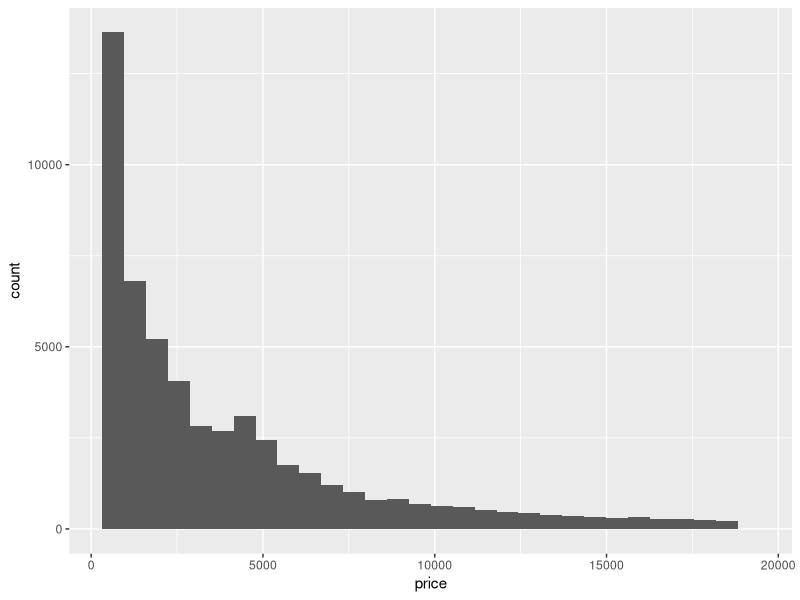
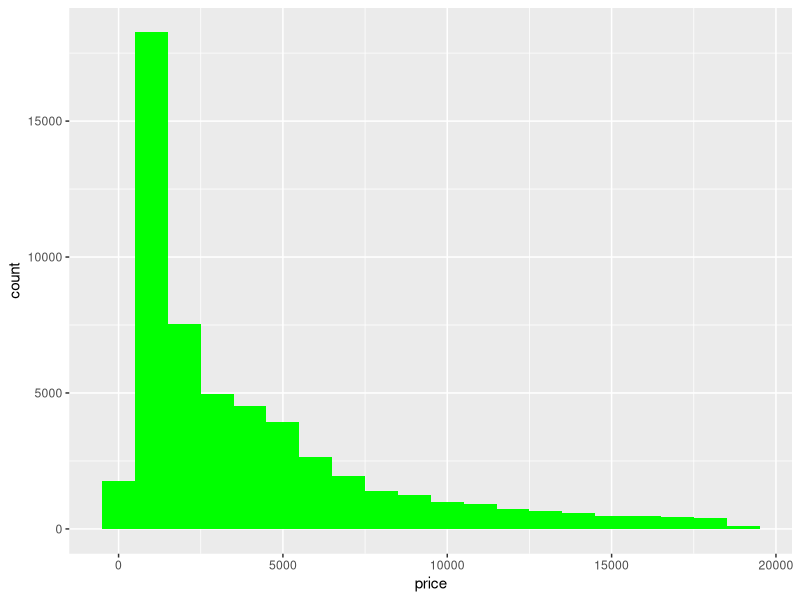
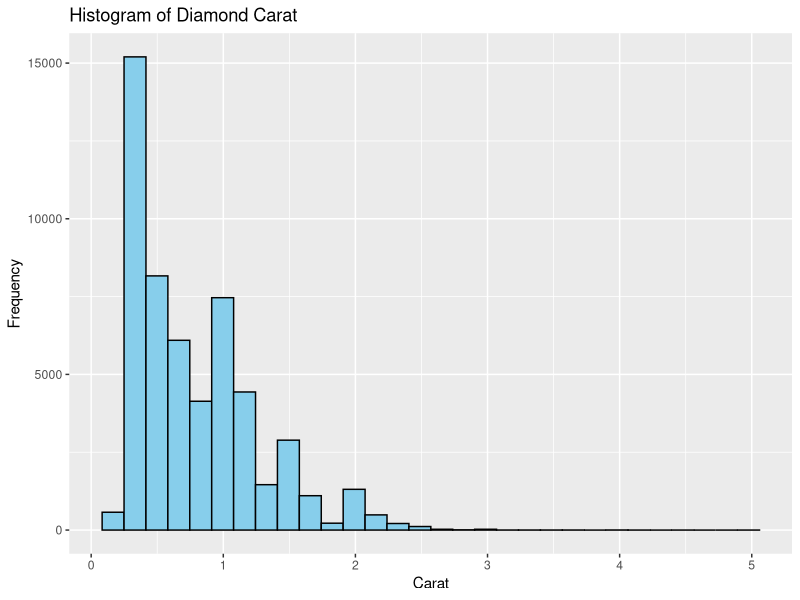
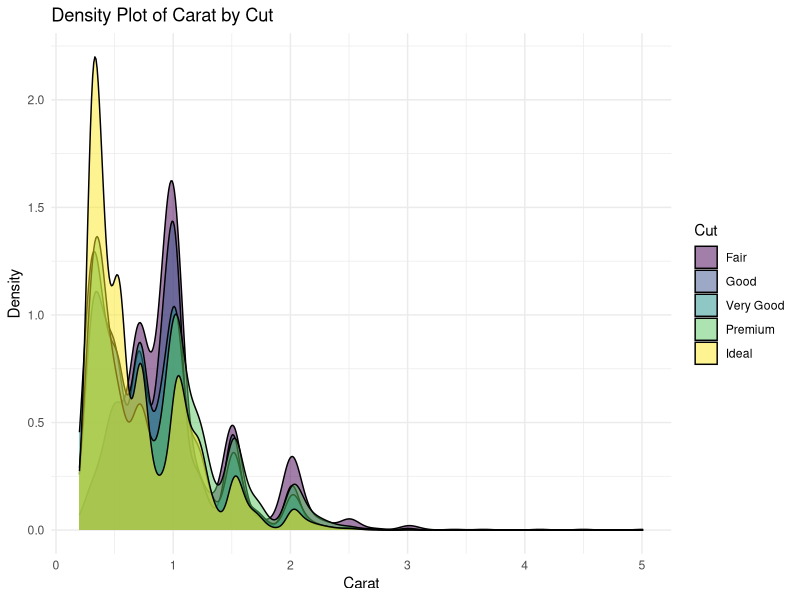
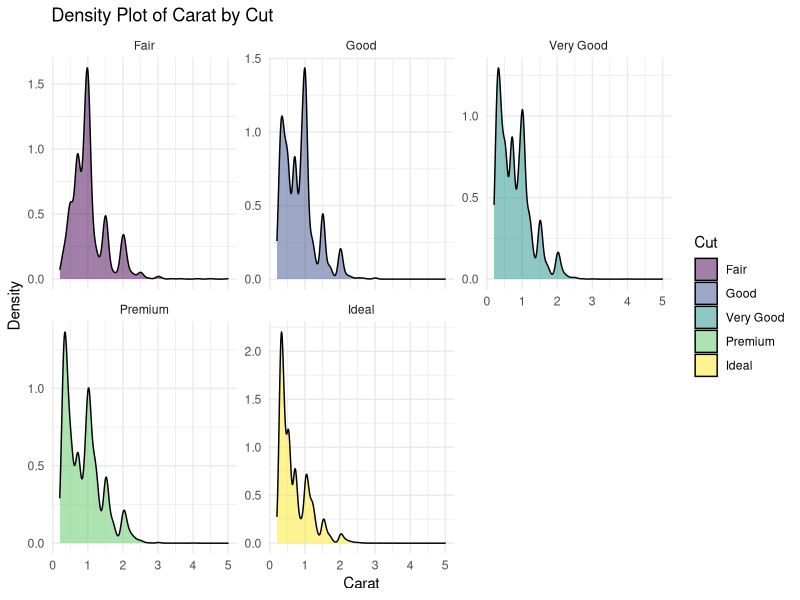
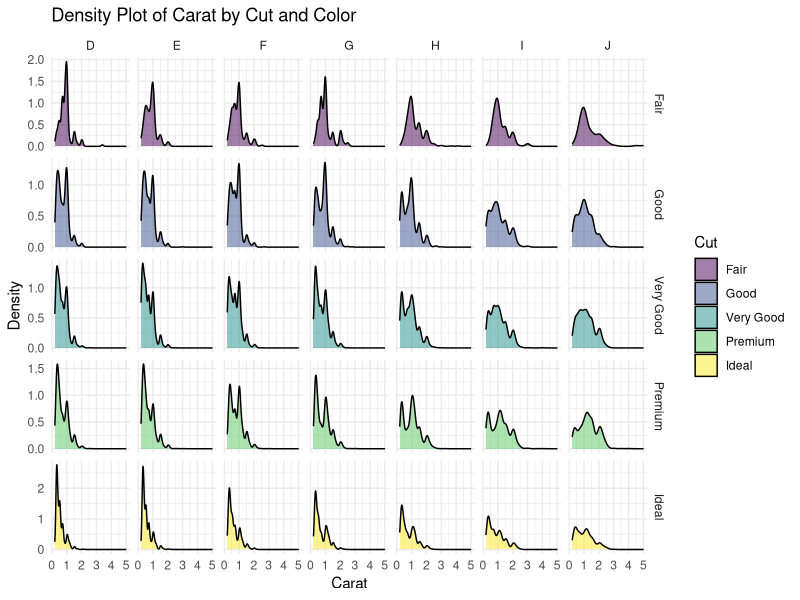
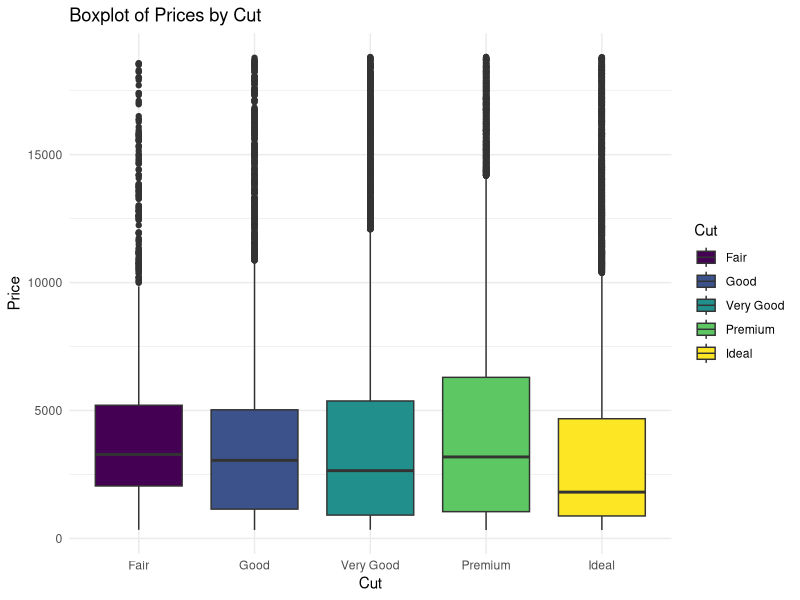
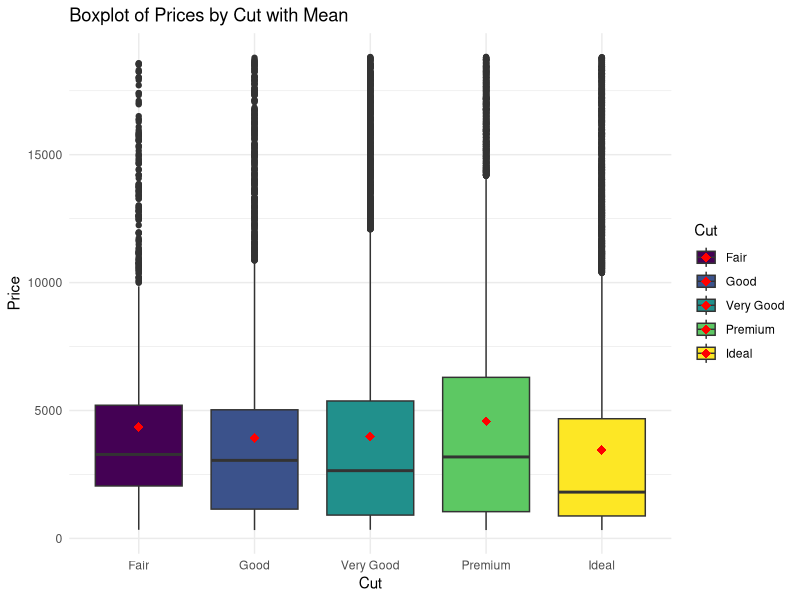

These figures' R source, in order:
## ---- chunk 1

library(ggplot2)
library(dplyr)

ggplot(diamonds, aes(price)) +
  geom_histogram()

## ---- chunk 2
ggplot(diamonds, aes(price)) +
  geom_histogram(binwidth = 1000,fill = "green")

## ---- chunk 3

# Karat değerlerinin histogramı
ggplot(diamonds, aes(x = carat)) +
  geom_histogram(bins = 30, fill = "skyblue", color = "black") +
  labs(title = "Histogram of Diamond Carat",
       x = "Carat",
       y = "Frequency")

## ---- chunk 4

# Kesim sınıflarına göre karat yoğunluk fonksiyonları ile grafik oluştur
ggplot(diamonds, aes(x = carat, fill = cut)) +
  geom_density(alpha = 0.5, color = "black") +
  labs(title = "Density Plot of Carat by Cut",
       x = "Carat",
       y = "Density",
       fill = "Cut") +
  theme_minimal()


## ---- chunk 5

# Kesim sınıflarına göre karat değerlerini gösteren grafik oluştur
ggplot(diamonds, aes(x = carat, fill = cut)) +
  geom_density(alpha = 0.5, color = "black") +
  labs(title = "Density Plot of Carat by Cut",
       x = "Carat",
       y = "Density",
       fill = "Cut") +
  facet_wrap(~cut, scales = "free_y") +
  theme_minimal()

## ---- chunk 6

# Kesim sınıflarına ve renklere göre karat değerlerini gösteren grafik oluştur
ggplot(diamonds, aes(x = carat, fill = cut)) +
  geom_density(alpha = 0.5, color = "black") +
  labs(title = "Density Plot of Carat by Cut and Color",
       x = "Carat",
       y = "Density",
       fill = "Cut") +
  facet_grid(cut ~ color, scales = "free_y") +
  theme_minimal()


## ---- chunk 7

# Kesim sınıflarına göre fiyatları gösteren boxplot oluştur
ggplot(diamonds, aes(x = cut, y = price, fill = cut)) +
  geom_boxplot() +
  labs(title = "Boxplot of Prices by Cut",
       x = "Cut",
       y = "Price",
       fill = "Cut") +
  theme_minimal()


## ---- chunk 8

# Kesim sınıflarına göre fiyatları gösteren boxplot oluştur
ggplot(diamonds, aes(x = cut, y = price, fill = cut)) +
  geom_boxplot() +
  stat_summary(
    fun = mean,
    geom = "point",
    shape = 18,
    size = 3,
    color = "red",
    position = position_dodge(0.75)
  ) +
  labs(title = "Boxplot of Prices by Cut with Mean",
       x = "Cut",
       y = "Price",
       fill = "Cut") +
  theme_minimal()
## ---- chunk 9

# Kesim sınıflarına göre fiyatların violin grafiği
ggplot(diamonds, aes(x = cut, y = price, fill = cut)) +
  geom_violin() +
  labs(title = "Violin Plot of Prices by Cut",
       x = "Cut",
       y = "Price",
       fill = "Cut") +
  theme_minimal()

## ---- chunk 10

# Saçılım grafiği oluşturma
ggplot(mtcars, aes(x = wt, y = mpg)) +
  geom_point() +
  labs(title = "Saçılım Grafiği",
       x = "Ağırlık (wt)",
       y = "Miles Per Gallon (mpg)")


## ---- chunk 11

# Saçılım grafiği oluşturma ve özellikleri belirleme
ggplot(mtcars, aes(x = wt, y = mpg, color = factor(cyl), size = hp)) +
  geom_point(shape = 16, alpha = 0.7) +  # Nokta şekli ve saydamlık
  labs(title = "Saçılım Grafiği",
       x = "Ağırlık (wt)",
       y = "Miles Per Gallon (mpg)",
       color = "Silindir Sayısı",
       size = "Güç (hp)") +
  theme_minimal() +  # Tema seçimi
  scale_color_manual(values = c("red", "green", "blue"))  # Renk paleti


## ---- chunk 12

# Saçılım grafiği oluşturma ve düzeltme çizgisi ekleme
ggplot(mtcars, aes(x = wt, y = mpg)) +
  geom_point() +
  geom_smooth(method = "lm", se = FALSE, color = "blue") +
  labs(title = "Saçılım Grafiği with Düzeltme Çizgisi",
       x = "Ağırlık (wt)",
       y = "Miles Per Gallon (mpg)")


## ---- chunk 13

# Saçılım grafiği oluşturma ve düzeltme çizgisi ile güven aralığı ekleme
ggplot(mtcars, aes(x = wt, y = mpg)) +
  geom_point() +
  geom_smooth(method = "loess", se = TRUE, color = "blue") +
  labs(title = "Saçılım Grafiği-LOESS Düzeltme Çizgisi ve Güven Aralığı",
       x = "Ağırlık (wt)",
       y = "Miles Per Gallon (mpg)")


## ---- chunk 14

glimpse(diamonds)
summary(diamonds)

## ---- chunk 15

# sıklık durumunu görselleştirme
ggplot(diamonds, aes(cut)) +
  geom_bar()

## ---- chunk 16

ggplot(diamonds, aes(cut, fill = color)) +
  geom_bar(position = position_dodge()) + 
  xlab("Pirlanta kaliteleri") + 
  ylab("Gozlenme Sikliklari")

## ---- chunk 17

ggplot(diamonds, aes(x=cut, y=carat,fill = color)) +
  geom_bar(stat = "identity") 

## ---- chunk 18

ggplot(diamonds, aes(x=cut, y=carat,fill = color)) +
  # fill ile oransal olarak gösterim yapılır
  geom_bar(stat = "identity",position = "fill") 

## ---- chunk 19

# verileri inceleyelim
economics
summary(economics)
## ---- chunk 20

p <- economics %>% 
  ggplot(aes(x=date,y=pce)) +
  geom_line(color="blue") +
  theme_minimal() +
  labs(x = "",
       y = "Personal Consumption Expenditures",
       title = "Personal Consumption Expenditures Time Series",
       caption = "Economics Data",
       subtitle = "Economics Data (1967-2015)")
p


## ---- chunk 21

# zaman eksenini ve legend ayarlama
p + 
  scale_x_date(date_breaks = "1 year", date_labels = "%Y") +
  theme(axis.text.x = element_text(angle = 45), legend.position = "top")

## ---- chunk 22

p + 
  scale_x_date(date_breaks = "2 year", date_labels = "%Y",expand = c(0,0)) +
  theme(axis.text.x = element_text(angle = 45), legend.position = "top")

## ---- chunk 23

# çizgi türü değiştirilebilir
economics %>% 
  ggplot(aes(x=date,y=pce)) +
  geom_line(linetype = "dashed", size = 1, colour = "blue")


## ---- chunk 24

# zaman grafiğine noktalar ekleme
economics %>% 
  filter(lubridate::year(date) >= 2010) %>% 
  ggplot(aes(x=date,y=pce)) +
  geom_line()+
  geom_point(size = 3, shape= 7, colour = "red")

## ---- chunk 25

# gölgeli zaman grafiği
economics %>% 
  ggplot(aes(x=date,y=pce)) +
  geom_area(color="blue",fill="red",alpha=0.6) +
  # y ekseni aralıklarını ayarlama
  scale_y_continuous(breaks = seq(0, max(economics$pce), by = 1000))

## ---- chunk 26

# verinin yapısını inceleyelim
glimpse(economics_long)

# ilk 10 gözleme bakalım
head(economics_long,10)

# çoklu zaman serisi grafiği oluşturalım
economics_long %>% 
  ggplot(aes(x=date,y=value))+
  geom_line() +
  facet_wrap(~variable,scales = "free_y")+
  scale_y_log10() # y eksenlerinin logaritması alınır

## ---- chunk 27

grafik <- economics %>%
  mutate(
    uemploy_mom = unemploy / lag(unemploy) * 100 - 100,
    growth = ifelse(uemploy_mom > 0, "pozitif", "negatif")
  ) %>%
  na.omit() %>%
  filter(lubridate::year(date) >= 2010) %>%
  ggplot(aes(x = date, y = uemploy_mom, fill = growth)) +
  geom_col() +
  theme(legend.position = "none") +
  labs(y = "Aylık Değişim",
       title = "Yıllara göre Aylık İstihdam Değişimi (2010-2015)")

grafik

